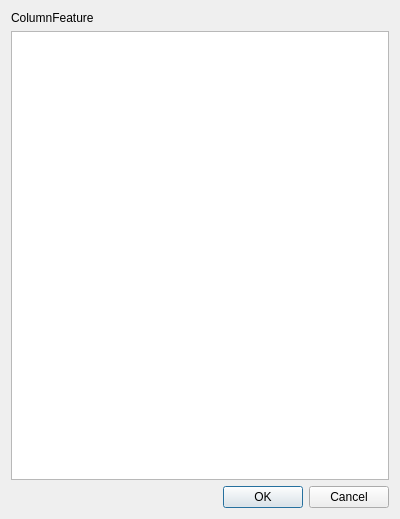
<?xml version="1.0" encoding="UTF-8"?>
<ui version="4.0">
 <class>DialogColumnFeature</class>
 <widget class="QDialog" name="DialogColumnFeature">
  <property name="geometry">
   <rect>
    <x>0</x>
    <y>0</y>
    <width>400</width>
    <height>519</height>
   </rect>
  </property>
  <property name="windowTitle">
   <string>Column Feature Selection</string>
  </property>
  <layout class="QVBoxLayout" name="verticalLayout">
   <item>
    <widget class="QLabel" name="labelColumnFeature">
     <property name="text">
      <string>ColumnFeature</string>
     </property>
    </widget>
   </item>
   <item>
    <widget class="QListView" name="listViewColumnFeature"/>
   </item>
   <item>
    <widget class="QDialogButtonBox" name="buttonBox">
     <property name="orientation">
      <enum>Qt::Horizontal</enum>
     </property>
     <property name="standardButtons">
      <set>QDialogButtonBox::Cancel|QDialogButtonBox::Ok</set>
     </property>
    </widget>
   </item>
  </layout>
 </widget>
 <resources/>
 <connections>
  <connection>
   <sender>buttonBox</sender>
   <signal>accepted()</signal>
   <receiver>DialogColumnFeature</receiver>
   <slot>accept()</slot>
   <hints>
    <hint type="sourcelabel">
     <x>248</x>
     <y>254</y>
    </hint>
    <hint type="destinationlabel">
     <x>157</x>
     <y>274</y>
    </hint>
   </hints>
  </connection>
  <connection>
   <sender>buttonBox</sender>
   <signal>rejected()</signal>
   <receiver>DialogColumnFeature</receiver>
   <slot>reject()</slot>
   <hints>
    <hint type="sourcelabel">
     <x>316</x>
     <y>260</y>
    </hint>
    <hint type="destinationlabel">
     <x>286</x>
     <y>274</y>
    </hint>
   </hints>
  </connection>
 </connections>
</ui>
